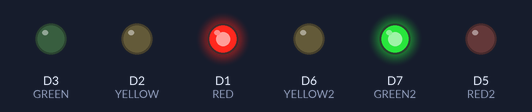
A sketch run on a simulated ESP8266 (Wemos D1 mini). Parts: output pins drawn as LEDs (lit = HIGH).

Above: at 0.5 s.
At 1.35 s:
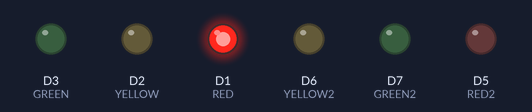
At 2.2 s:
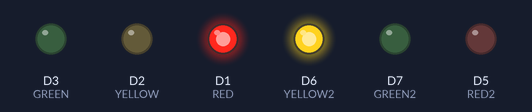
At 3.0 s:
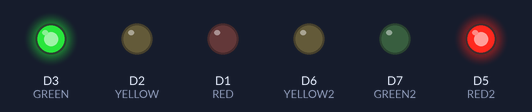
At 3.85 s:
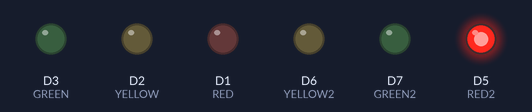
At 4.7 s:
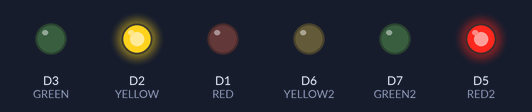
Timing chart, 0 to 6.5 s (numbered marks = the images above):
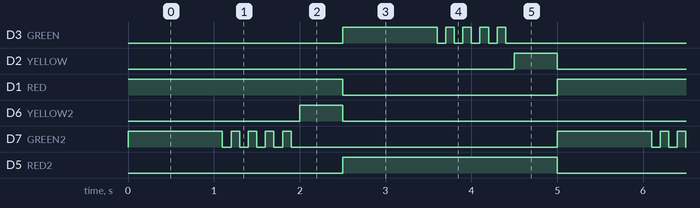

The sketch:

blink2.ino
```cpp
#include <Arduino.h>

const int RED=D1;
const int YELLOW=D2;
const int GREEN=D3;
const int RED2=D5;
const int YELLOW2=D6;
const int GREEN2=D7;

void setup() {
    pinMode(RED, OUTPUT);
    pinMode(YELLOW, OUTPUT);
    pinMode(GREEN, OUTPUT);
    pinMode(RED2, OUTPUT);
    pinMode(YELLOW2, OUTPUT);
    pinMode(GREEN2, OUTPUT);
}

void loop() {
    // 1:Red Light
    // 2:Green Light & Blinking
    digitalWrite(RED, HIGH);
    digitalWrite(YELLOW, LOW);
    digitalWrite(GREEN, LOW);

    digitalWrite(RED2, LOW);
    digitalWrite(YELLOW2, LOW);
    digitalWrite(GREEN2, HIGH);
    delay(1000);
    // 2:Green Light Blinking
    for (int i = 0; i < 5; i++) {
        digitalWrite(GREEN2, HIGH);
        delay(100);
        digitalWrite(GREEN2, LOW);
        delay(100);
    }

    // 1:Red Light
    // 2:Yellow Light
    digitalWrite(RED2, LOW);
    digitalWrite(YELLOW2, HIGH);
    digitalWrite(GREEN2, LOW);
    delay(500);

    ///////////////////////////////////////////////

    // 1:Green Light
    // 2:Red Light
    digitalWrite(RED, LOW);
    digitalWrite(YELLOW, LOW);
    digitalWrite(GREEN, HIGH);
    digitalWrite(RED2, HIGH);
    digitalWrite(YELLOW2, LOW);
    digitalWrite(GREEN2, LOW);
    delay(1000);
    // 1:Green Light Blinking
    for (int i = 0; i < 5; i++) {
        digitalWrite(GREEN, HIGH);
        delay(100);
        digitalWrite(GREEN, LOW);
        delay(100);
    }

    // 1:Yellow Light
    // 2:Red Light
    digitalWrite(RED, LOW);
    digitalWrite(YELLOW, HIGH);
    digitalWrite(GREEN, LOW);
    delay(500);
}
```

Measured:
- by itself, D3 (GREEN), D7 (GREEN2): repeats every 5.0 s: 4 × (LOW 0.10 s, HIGH 0.10 s), LOW 3.1 s, HIGH 1.1 s
- by itself, D2 (YELLOW), D6 (YELLOW2): alternates HIGH for 0.50 s and LOW for 4.5 s
- by itself, D1 (RED), D5 (RED2): alternates HIGH for 2.5 s and LOW for 2.5 s
